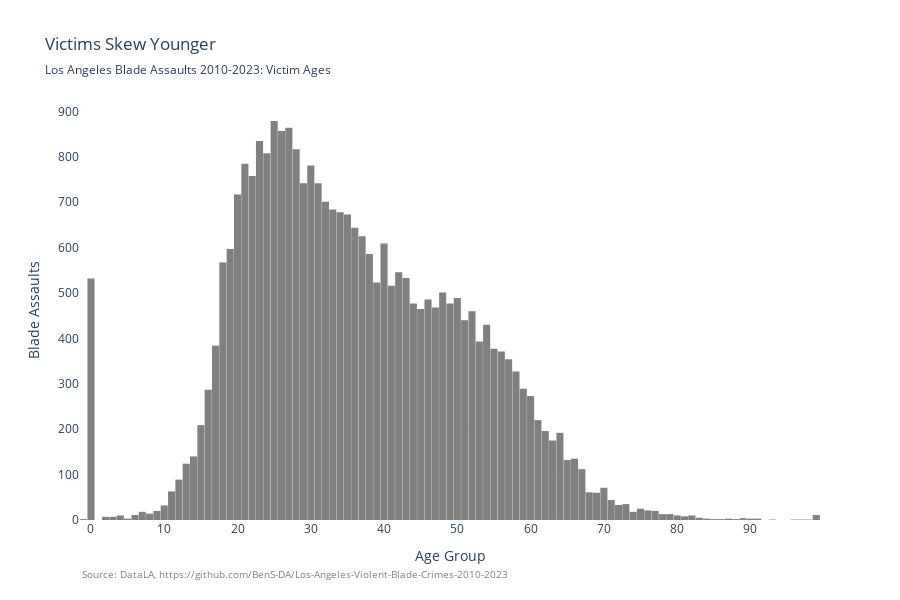

Notebook code for this chart:
### Code cell
# Knife homicide victims' age?

victim_age = px.histogram(blade_adw, 
                                  x="Vict Age",
                                  title = "Victims Skew Younger",
                                  subtitle = "Los Angeles Blade Assaults 2010-2023: Victim Ages",
                                  text_auto=True,
                                  height = 600)

victim_age.update_layout(xaxis_title = "Age Group",yaxis_title="Blade Assaults")
victim_age.update_layout({"bargap": 0.03})
victim_age.update_xaxes(nticks=20)

victim_age.update_layout(
    paper_bgcolor='rgba(0, 0, 0, 0)',
    plot_bgcolor='rgba(0, 0, 0, 0)'
)

victim_age.update_traces(textposition='none') 

victim_age.update_traces(marker_color='grey')

victim_age.add_annotation(
    text=f"Source: DataLA, https://github.com/BenS-DA/Los-Angeles-Violent-Blade-Crimes-2010-2023",
    showarrow=False,
    x=0,
    y=-0.15,
    xref="paper",
    yref="paper",
    xanchor="left",
    yanchor="bottom",
    font=dict(size=10, color="grey"),
    align="left"
)
victim_age.show()

### Figure 1 — Plotly figure (JSON) as saved in the notebook; plotly's stock layout.template omitted (floating-point values rounded to 4 significant figures; data arrays with more than 128 entries replaced by an {"elided": "..."} marker saying what was removed)
{"data": [{"bingroup": "x", "hovertemplate": "Vict Age=%{x}<br>count=%{y}<extra></extra>", "legendgroup": "", "marker": {"color": "grey", "pattern": {"shape": ""}}, "name": "", "orientation": "v", "showlegend": false, "textposition": "none", "texttemplate": "%{value}", "type": "histogram", "x": {"elided": "28742 int values"}, "xaxis": "x", "yaxis": "y"}], "layout": {"annotations": [{"align": "left", "font": {"color": "grey", "size": 10}, "showarrow": false, "text": "Source: DataLA, https://github.com/BenS-DA/Los-Angeles-Violent-Blade-Crimes-2010-2023", "x": 0, "xanchor": "left", "xref": "paper", "y": -0.15, "yanchor": "bottom", "yref": "paper"}], "bargap": 0.03, "barmode": "relative", "height": 600, "legend": {"tracegroupgap": 0}, "paper_bgcolor": "rgba(0, 0, 0, 0)", "plot_bgcolor": "rgba(0, 0, 0, 0)", "title": {"subtitle": {"text": "Los Angeles Blade Assaults 2010-2023: Victim Ages"}, "text": "Victims Skew Younger"}, "xaxis": {"anchor": "y", "domain": [0, 1], "nticks": 20, "title": {"text": "Age Group"}}, "yaxis": {"anchor": "x", "domain": [0, 1], "title": {"text": "Blade Assaults"}}}}
